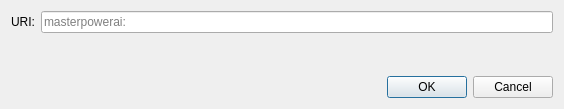
<?xml version="1.0" encoding="UTF-8"?>
<ui version="4.0">
 <class>OpenURIDialog</class>
 <widget class="QDialog" name="OpenURIDialog">
  <property name="geometry">
   <rect>
    <x>0</x>
    <y>0</y>
    <width>564</width>
    <height>109</height>
   </rect>
  </property>
  <property name="windowTitle">
   <string>Open URI</string>
  </property>
  <layout class="QVBoxLayout" name="verticalLayout">
   <item>
    <layout class="QHBoxLayout" name="horizontalLayout">
     <item>
      <widget class="QLabel" name="label">
       <property name="text">
        <string>URI:</string>
       </property>
      </widget>
     </item>
     <item>
      <widget class="QValidatedLineEdit" name="uriEdit">
       <property name="placeholderText">
        <string notr="true">masterpowerai:</string>
       </property>
      </widget>
     </item>
    </layout>
   </item>
   <item>
    <spacer name="verticalSpacer">
     <property name="orientation">
      <enum>Qt::Vertical</enum>
     </property>
     <property name="sizeHint" stdset="0">
      <size>
       <width>20</width>
       <height>40</height>
      </size>
     </property>
    </spacer>
   </item>
   <item>
    <widget class="QDialogButtonBox" name="buttonBox">
     <property name="orientation">
      <enum>Qt::Horizontal</enum>
     </property>
     <property name="standardButtons">
      <set>QDialogButtonBox::Cancel|QDialogButtonBox::Ok</set>
     </property>
    </widget>
   </item>
  </layout>
 </widget>
 <customwidgets>
  <customwidget>
   <class>QValidatedLineEdit</class>
   <extends>QLineEdit</extends>
   <header>qt/qvalidatedlineedit.h</header>
  </customwidget>
 </customwidgets>
 <resources/>
 <connections>
  <connection>
   <sender>buttonBox</sender>
   <signal>accepted()</signal>
   <receiver>OpenURIDialog</receiver>
   <slot>accept()</slot>
   <hints>
    <hint type="sourcelabel">
     <x>248</x>
     <y>254</y>
    </hint>
    <hint type="destinationlabel">
     <x>157</x>
     <y>274</y>
    </hint>
   </hints>
  </connection>
  <connection>
   <sender>buttonBox</sender>
   <signal>rejected()</signal>
   <receiver>OpenURIDialog</receiver>
   <slot>reject()</slot>
   <hints>
    <hint type="sourcelabel">
     <x>316</x>
     <y>260</y>
    </hint>
    <hint type="destinationlabel">
     <x>286</x>
     <y>274</y>
    </hint>
   </hints>
  </connection>
 </connections>
</ui>
